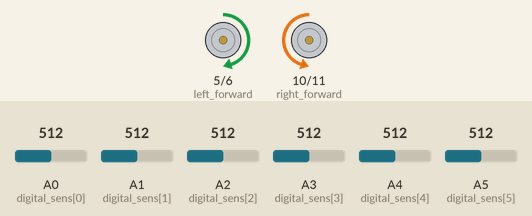
This sketch was run on a simulated Arduino Uno, built with avr-gcc and run on an emulated ATmega328P. Shown: motor-driver pin pairs drawn as motors (green arrow = first pin HIGH = forward, orange = second pin HIGH = backward, longer = more drive). Inputs (shaded band) come from the test bench; at power-on: A0 (digital_sens[0]) = 512, A1 (digital_sens[1]) = 512, A2 (digital_sens[2]) = 512, A3 (digital_sens[3]) = 512, A4 (digital_sens[4]) = 512, A5 (digital_sens[5]) = 512. What the sketch prints to the serial monitor is not drawn.

Above: at 0.1 s.
Timing chart, 0 to 1.6 s (numbered marks = the images above):
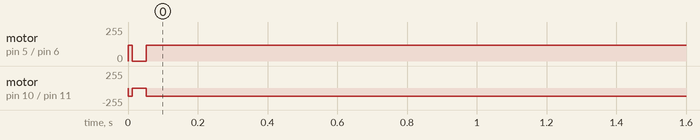

The sketch:

Analog_sensor__kuet_try3.ino
```cpp
 #define left_forward 5
 #define right_forward 10
 #define left_backward 6
 #define right_backward 11
 #define NUM_SENSORS 6
 int i;
  int forwards=0;
  int digital_sensor_position=0;
  int right_side = 1;
  int left_side = -1;
  int u=0;
  signed int error_digital=0;
  signed int target_position =5;
  signed int current_position;
  signed int proportional =0;
  signed int integrate =0;
  signed int derivative =0;
  signed int previous_error;
  signed int error_correction=0;
  signed int kp=200;//15
  signed int ki=2;
  signed int kd=5;
  signed int sensor_value[6]= {-10,-10,0,0,10,10};
  int digital_sens[6]={A0,A1,A2,A3,A4,A5}; // 2,13,8 left sens and 9,10,12 right sens
  int digital_sens_reading[6];
 int temp[NUM_SENSORS],maxv[NUM_SENSORS],minv[NUM_SENSORS],threshold[NUM_SENSORS];


void setup() {

Serial.begin(115200);

pinMode(left_forward,OUTPUT);
pinMode(right_forward,OUTPUT);
pinMode(left_backward,OUTPUT);
pinMode(right_backward,OUTPUT);

//calibration();


}

void loop() {


       for(u=0;u<6;u++)
              {
                 digital_sens_reading[u] = analogRead(digital_sens[u]);
                 if(digital_sens_reading[u] >500 )  //1 >200== Black
                       {

                          current_position = sensor_value[u] ;

                        //  u=6;
                          // Serial.println(digital_sens_reading[u]);
                       }

                        //..................for indicating


                          //---------------------------------
              }//end for loop

              //---------------------

              error_digital =  current_position;
              proportional = error_digital * kp;
              integrate = integrate + error_digital;
              integrate = integrate * ki;
              derivative = error_digital - previous_error;
              error_correction = proportional + integrate + derivative ;

              if( error_correction > 60 ) { error_correction = 60; }
              if( error_correction <-60 ) { error_correction = -60; }
              // Serial.println(current_position);
                if(error_correction > 0)//go straight

                     {
                        digital_sensor_position = right_side;

                   }else if(error_correction <0) // Turn left
                      {
                        digital_sensor_position = left_side;
                      }else if(error_correction ==0 )
                         {

                           digital_sensor_position = forwards;

                          }//else // Turn right
                  Serial.println(error_correction);

                //--------------------------------------------


                if(digital_sensor_position == right_side)
                {
                    //left turn
                                  analogWrite(left_forward,120);
                                  analogWrite(right_forward,0);
                                 // delay(5);
                                  analogWrite(left_backward,0);
                                  analogWrite(right_backward,120);
//                                 right_forward 10
//                                  left_backward 6
//                                right_backward 11


                  }else if(digital_sensor_position == left_side)
                     {
                      //right  turn

                                  analogWrite(left_forward,0);
                                  analogWrite(right_forward,120);
                                 // delay(5);
                                  analogWrite(left_backward,120);
                                  analogWrite(right_backward,0);


                      }else if(digital_sensor_position == forwards)
                          {

                                  analogWrite(left_forward,120);
                                  analogWrite(right_forward,120);
                                  //delay(5);
                                  analogWrite(left_backward,0);
                                  analogWrite(right_backward,0);

                            }


                            previous_error =error_digital;


}
```

Measured:
- by itself, motor on pin 5 (left_forward) / pin 6 (left_backward): stopped → forward 120/255 at 0.00 s
- by itself, motor on pin 10 (right_forward) / pin 11 (right_backward): stopped → backward 120/255 at 0.00 s
